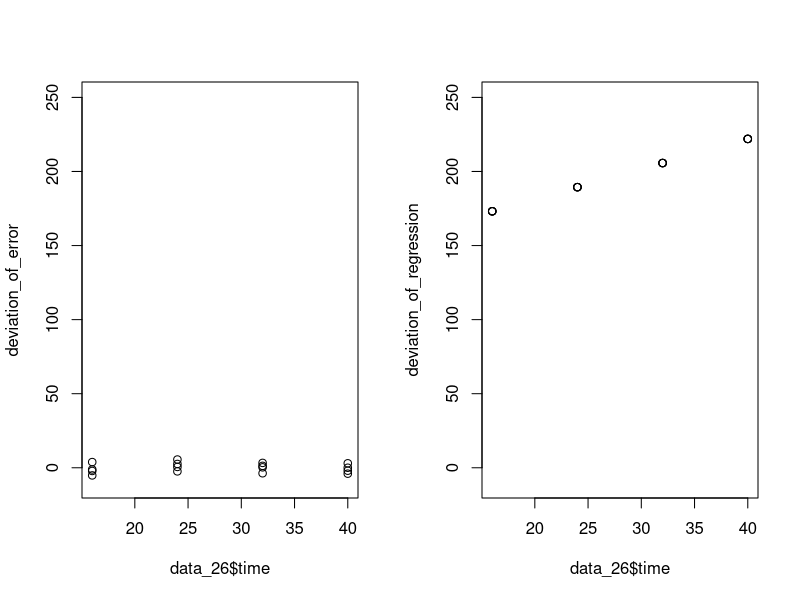
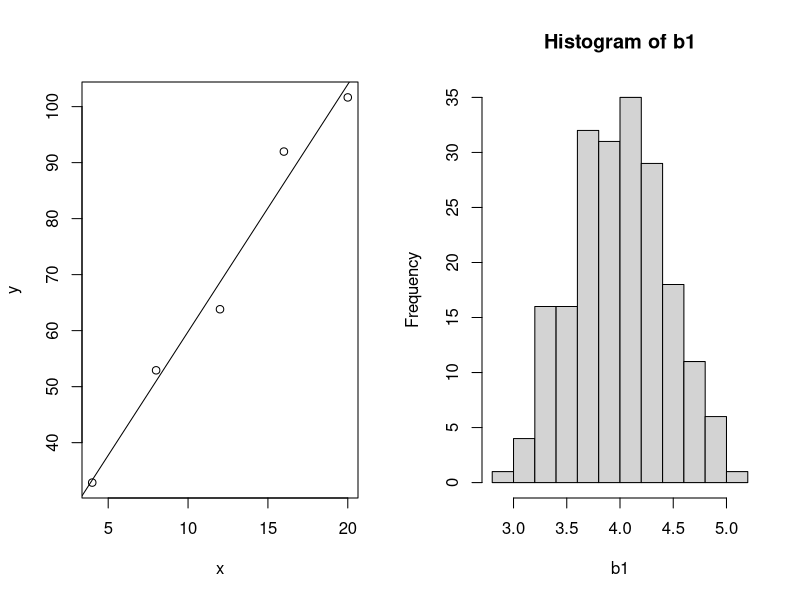
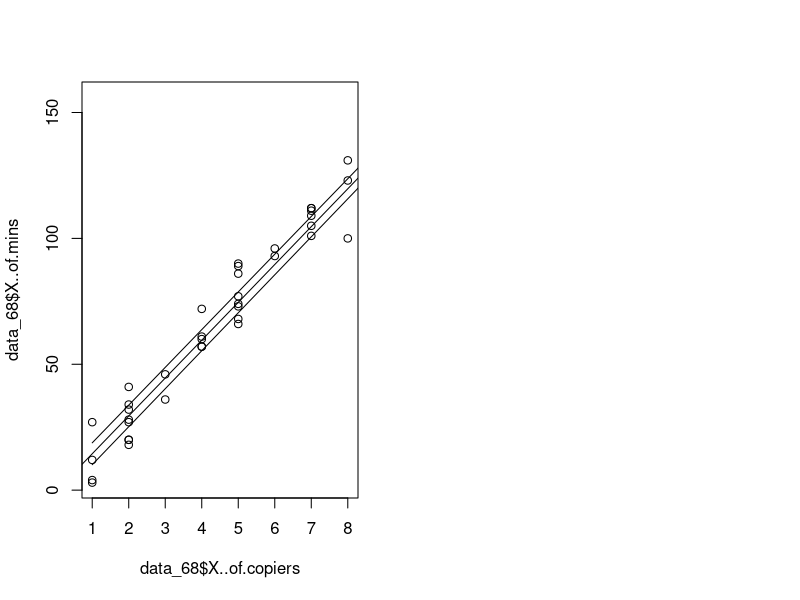
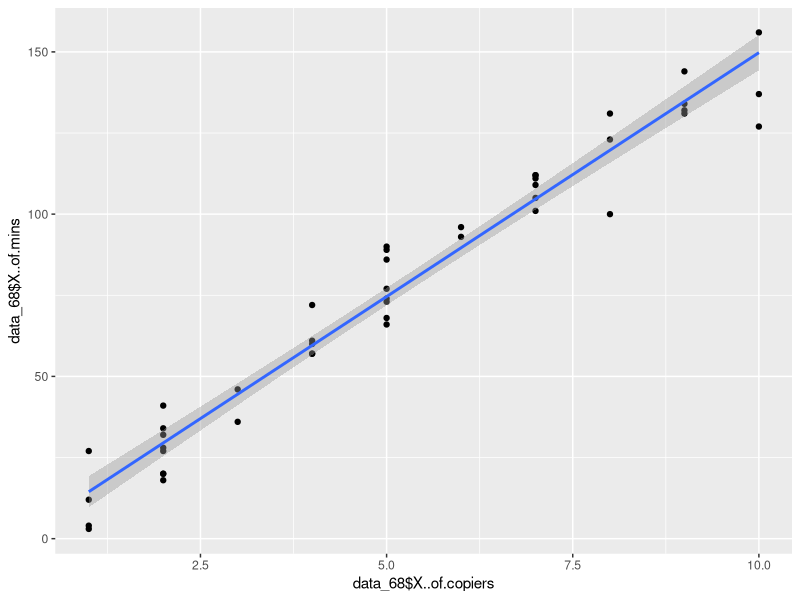

Reproduce these figures in R, in order.
## ---- chunk 1
knitr::opts_chunk$set(echo = TRUE)
## ---- chunk 2
# problem a
setwd("C:/Users/cheny/Desktop/study/linear regression model/homework/homework three")
data_23 <- read.table('19.txt',header = FALSE,col.names=c('GPA','ATC'))
reg_23 <- lm(data_23$GPA ~ data_23$ATC)
anova_23 <- anova(reg_23)
anova_23
# problem c
f_value <- qf(0.99,1,118)
anova_23$`F value` > f_value
t_value <- qt(1-0.01/2,118)
t_value_star <- 3.040
t_value_star > t_value
cat('conclude Ho')
# problem d 
sse <- 45.818
ssr <- 3.588
ssto <- 3.588 + 45.818
r2 <- ssr/ssto
cat('the relative reduction is', r2)
# problem e
r <- sqrt(r2)
cat('the r is',r)
## ---- chunk 3
# problem a
data_26 <- read.table('1.22.txt',header = FALSE, col.names = c('hardness','time'))
reg_26 <- lm(data_26$hardness ~ data_26$time)
anova_26 <- anova(reg_26)
anova_26
# problem b
f_value <- qf(0.99,1,13)
anova_26$`F value` > f_value
t_value <- qt(1-0.01/2,13)
t_value_star <- 22.51
t_value_star > t_value
cat('conclude Ho')
# problem c
y_hat <- data_26$time * reg_26$coefficients[2] + reg_26$coefficients[1]
deviation_of_error <- data_26$hardness - y_hat
y_mean <- mean(data_26$time)
deviation_of_regression <- y_hat - y_mean

par(mfrow = c(1,2))
plot(deviation_of_error~data_26$time,ylim=c(-10,250))
plot(deviation_of_regression~data_26$time,ylim=c(-10,250))
## ---- chunk 4
# problem a
set.seed(1)
residules <- rnorm(n = 5, mean = 0, sd = 5)
x <- c(4,8,12,16,20)
y <- x * 4 + 20 + residules
reg_66 <- lm(y~x)
plot(y~x)
abline(reg_66)
y_h <- reg_66$coefficients[1] + 10 * reg_66$coefficients[2]
cat('y_h is', y_h)
confidenc_interval_up <- y_h + qt(1-0.05/2,5-2)*sqrt(sum(reg_66$residuals^2)*(1/5+(10-mean(x))/sum((x-mean(x))^2)))
confidenc_interval_down <- y_h - qt(1-0.05/2,5-2)*sqrt(sum(reg_66$residuals^2)*(1/5+(10-mean(x))/sum((x-mean(x))^2)))

# problem b and c
b1 <- vector()
for(i in 1:200){
       residules <- rnorm(n = 5, mean = 0, sd = 5)
        x <- c(4,8,12,16,20)
        y <- x * 4 + 20 + residules
        reg_66 <- lm(y~x)
        b1 <- c(b1,reg_66$coefficients[2])
}
mean(b1)
sd(b1)
hist(b1)
#problem d
y_true <- 4 * 10 + 20
times <- vector()
for(i in 1:200){
        residules <- rnorm(n = 5, mean = 0, sd = 5)
        x <- c(4,8,12,16,20)
        y <- x * 4 + 20 + residules
        reg_66 <- lm(y ~ x)
        y_h <- reg_66$coefficients[1] + 10 * reg_66$coefficients[2]
        confidenc_interval_up <- y_h + qt(1-0.05/2,5-2)*sqrt(sum(reg_66$residuals^2)*(1/5+(10-mean(x))/sum((x-mean(x))^2)))
        confidenc_interval_down <- y_h - qt(1-0.05/2,5-2)*sqrt(sum(reg_66$residuals^2)*(1/5+(10-mean(x))/sum((x-mean(x))^2)))

        if( y_true <= confidenc_interval_up & y_true >= confidenc_interval_down){
                times <- c(times,1)
        }else{
                times <- c(times,0)
        }
}
propotion <- sum(times)/length(times)
## ---- chunk 5
data_68 <- read.table('1.20.txt',header = FALSE, col.names = c('# of mins','# of copiers'))
reg_68 <- lm(data_68$X..of.mins ~ data_68$X..of.copiers)
y_h <- data_68$X..of.copiers * reg_68$coefficients[2] + reg_68$coefficients[1]
up_band <- y_h + sqrt(2*qf(0.9,2,45-2))*sqrt(sum(reg_68$residuals^2)/43)*sqrt(1/45 + (data_68$X..of.copiers-mean(data_68$X..of.copiers)^2)/(sum(data_68$X..of.copiers-mean(data_68$X..of.copiers)^2)))
down_band <- y_h - sqrt(2*qf(0.9,2,45-2))*sqrt(sum(reg_68$residuals^2)/43)*sqrt(1/45 + (data_68$X..of.copiers-mean(data_68$X..of.copiers)^2)/(sum(data_68$X..of.copiers-mean(data_68$X..of.copiers)^2)))

plot(data_68$X..of.mins~data_68$X..of.copiers,xlim=c(1,8))
abline(reg_68)
points(up_band~data_68$X..of.copiers,type='l')
points(down_band~data_68$X..of.copiers,type='l')

# or it can be solved in this way
library(ggplot2)
result <- ggplot(data_68,aes(x=data_68$X..of.copiers,y=data_68$X..of.mins))+geom_point() + stat_smooth(method = lm)
plot(result)
